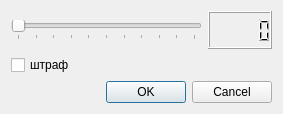
<?xml version="1.0" encoding="UTF-8"?>
<ui version="4.0">
 <class>Dialog</class>
 <widget class="QDialog" name="Dialog">
  <property name="geometry">
   <rect>
    <x>0</x>
    <y>0</y>
    <width>283</width>
    <height>114</height>
   </rect>
  </property>
  <property name="windowTitle">
   <string>Dialog</string>
  </property>
  <layout class="QVBoxLayout" name="verticalLayout">
   <item>
    <layout class="QHBoxLayout" name="horizontalLayout">
     <item>
      <widget class="QSlider" name="slider">
       <property name="accessibleDescription">
        <string/>
       </property>
       <property name="maximum">
        <number>10</number>
       </property>
       <property name="singleStep">
        <number>1</number>
       </property>
       <property name="value">
        <number>0</number>
       </property>
       <property name="sliderPosition">
        <number>0</number>
       </property>
       <property name="tracking">
        <bool>false</bool>
       </property>
       <property name="orientation">
        <enum>Qt::Horizontal</enum>
       </property>
       <property name="tickPosition">
        <enum>QSlider::TicksBelow</enum>
       </property>
       <property name="tickInterval">
        <number>1</number>
       </property>
      </widget>
     </item>
     <item>
      <widget class="QLCDNumber" name="lcd"/>
     </item>
    </layout>
   </item>
   <item>
    <widget class="QCheckBox" name="checkBox">
     <property name="text">
      <string>штраф</string>
     </property>
    </widget>
   </item>
   <item>
    <widget class="QDialogButtonBox" name="buttonBox">
     <property name="orientation">
      <enum>Qt::Horizontal</enum>
     </property>
     <property name="standardButtons">
      <set>QDialogButtonBox::Cancel|QDialogButtonBox::Ok</set>
     </property>
    </widget>
   </item>
  </layout>
 </widget>
 <resources/>
 <connections>
  <connection>
   <sender>slider</sender>
   <signal>valueChanged(int)</signal>
   <receiver>lcd</receiver>
   <slot>display(int)</slot>
   <hints>
    <hint type="sourcelabel">
     <x>100</x>
     <y>31</y>
    </hint>
    <hint type="destinationlabel">
     <x>216</x>
     <y>33</y>
    </hint>
   </hints>
  </connection>
  <connection>
   <sender>slider</sender>
   <signal>sliderMoved(int)</signal>
   <receiver>lcd</receiver>
   <slot>display(int)</slot>
   <hints>
    <hint type="sourcelabel">
     <x>63</x>
     <y>31</y>
    </hint>
    <hint type="destinationlabel">
     <x>216</x>
     <y>33</y>
    </hint>
   </hints>
  </connection>
  <connection>
   <sender>buttonBox</sender>
   <signal>accepted()</signal>
   <receiver>Dialog</receiver>
   <slot>accept()</slot>
   <hints>
    <hint type="sourcelabel">
     <x>159</x>
     <y>94</y>
    </hint>
    <hint type="destinationlabel">
     <x>133</x>
     <y>46</y>
    </hint>
   </hints>
  </connection>
  <connection>
   <sender>buttonBox</sender>
   <signal>rejected()</signal>
   <receiver>Dialog</receiver>
   <slot>reject()</slot>
   <hints>
    <hint type="sourcelabel">
     <x>97</x>
     <y>92</y>
    </hint>
    <hint type="destinationlabel">
     <x>65</x>
     <y>-16</y>
    </hint>
   </hints>
  </connection>
 </connections>
</ui>
